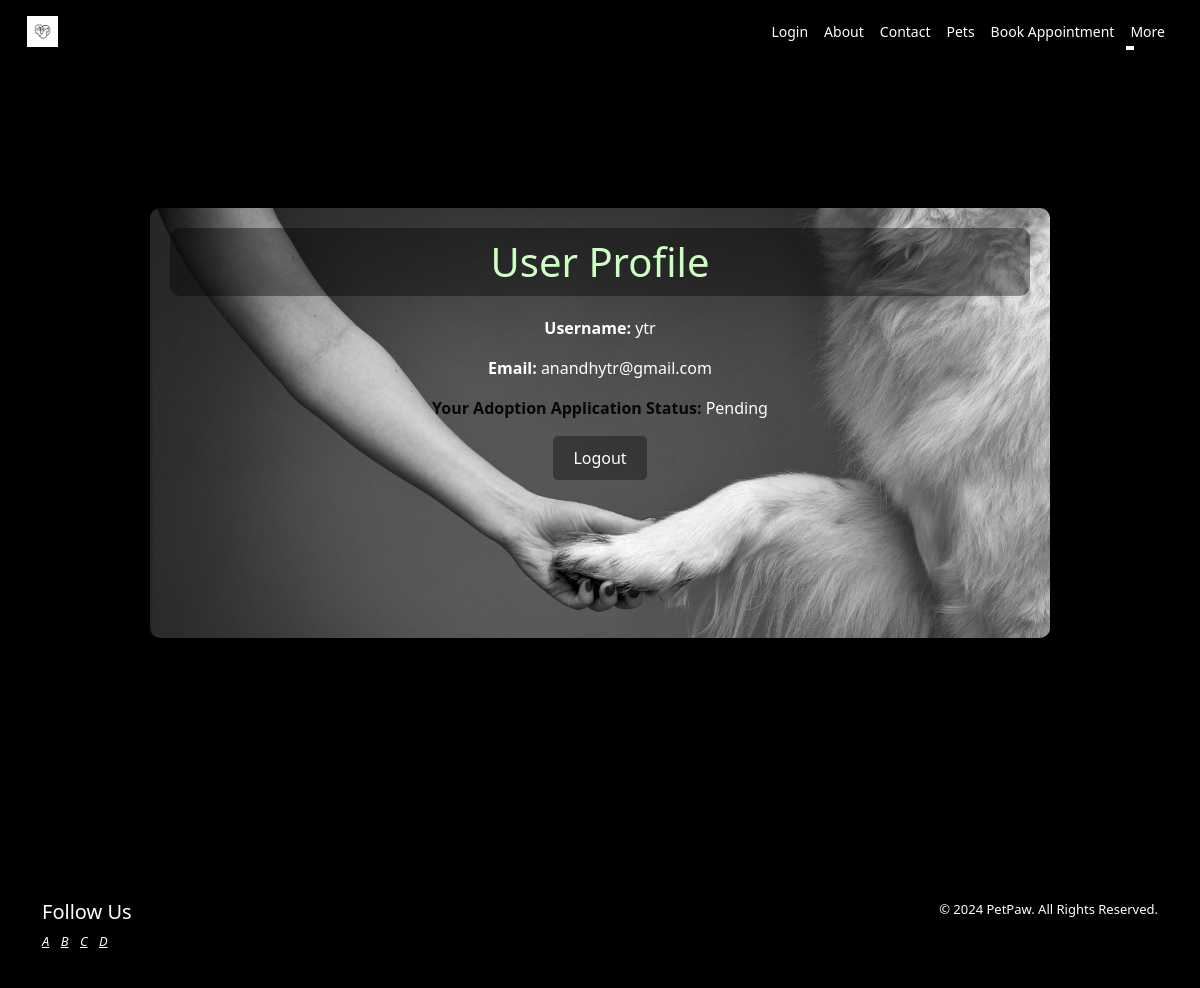
/profile/ (signed in), run on the app's committed database.
### users/models.py (models this page shows, shortened)
class UserProfile(models.Model):
    user = models.OneToOneField(settings.AUTH_USER_MODEL, on_delete=models.CASCADE)
    email = models.EmailField(blank=True)
    bio = models.TextField(blank=True)
    profile_picture = models.ImageField(upload_to='profile_pictures/', blank=True)
    STATUS_CHOICES = (
        ('Pending', 'Pending'),
        ('Approved', 'Approved'),
        ('Rejected', 'Rejected'),
    )
    adoption_status = models.CharField(max_length=20, choices=STATUS_CHOICES, default='Pending')
    admin_reply = models.TextField(blank=True)

class CustomUser(AbstractUser):
    is_regular_user = models.BooleanField(default=True)
    bio = models.TextField(blank=True)
    profile_picture = models.ImageField(upload_to='profile_pictures/', blank=True)

### users/views.py (the view)
# urls.py: path('profile/', views.user_profile, name='profile'),
@login_required
def user_profile(request):
    try:
        profile = request.user.userprofile
    except UserProfile.DoesNotExist:
        profile = None
    return render(request, 'user_profile.html', {'profile': profile})

### templates/user_profile.html (shortened to what this page needs)
{% extends 'base.html' %}
{% load static %}
{% block content %}
<br>
<br>
<br>
<br>
<div style="max-width: 900px;height: 430px; margin: 50px auto; padding: 20px; background-image: url('{% static 'images/ss.png' %}'); background-size: cover; background-repeat: no-repeat; border-radius: 10px; box-shadow: 0 0 10px rgba(0, 0, 0, 0.5); color: #fff;">
    <h1 style="text-align: center; color: #cdffc3; margin-bottom: 20px; background-color: rgba(0, 0, 0, 0.385); padding: 10px; border-radius: 10px;">User Profile</h1>
    <div style="margin-top: 20px; text-align: center;">
        {% if profile %}
            <p><strong style="color: #fff;">Username:</strong> {{ profile.user.username }}</p>
            <p><strong style="color: #fff;">Email:</strong> {{ profile.user.email }}</p>
            <p><strong style="color: #040903;">Your Adoption Application Status:</strong> {{ profile.adoption_status }}</p>
        {% else %}
            <p>No profile found.</p>
        {% endif %}
        <form action="{% url 'logout' %}" method="post">
            <button type="submit" style="background-color: #0500005a; border: none; border-radius: 5px; padding: 10px 20px; color: #fff; cursor: pointer; transition: background-color 0.3s;">Logout</button>
        </form>
    </div>
</div>
<br>
<br>
<br>
<br>
<br>
<br>
<br>
<br>
{% endblock %}

### data on the page
UserProfile: user.username "ytr", user.email "anandhytr@gmail.com", adoption_status "Pending"
